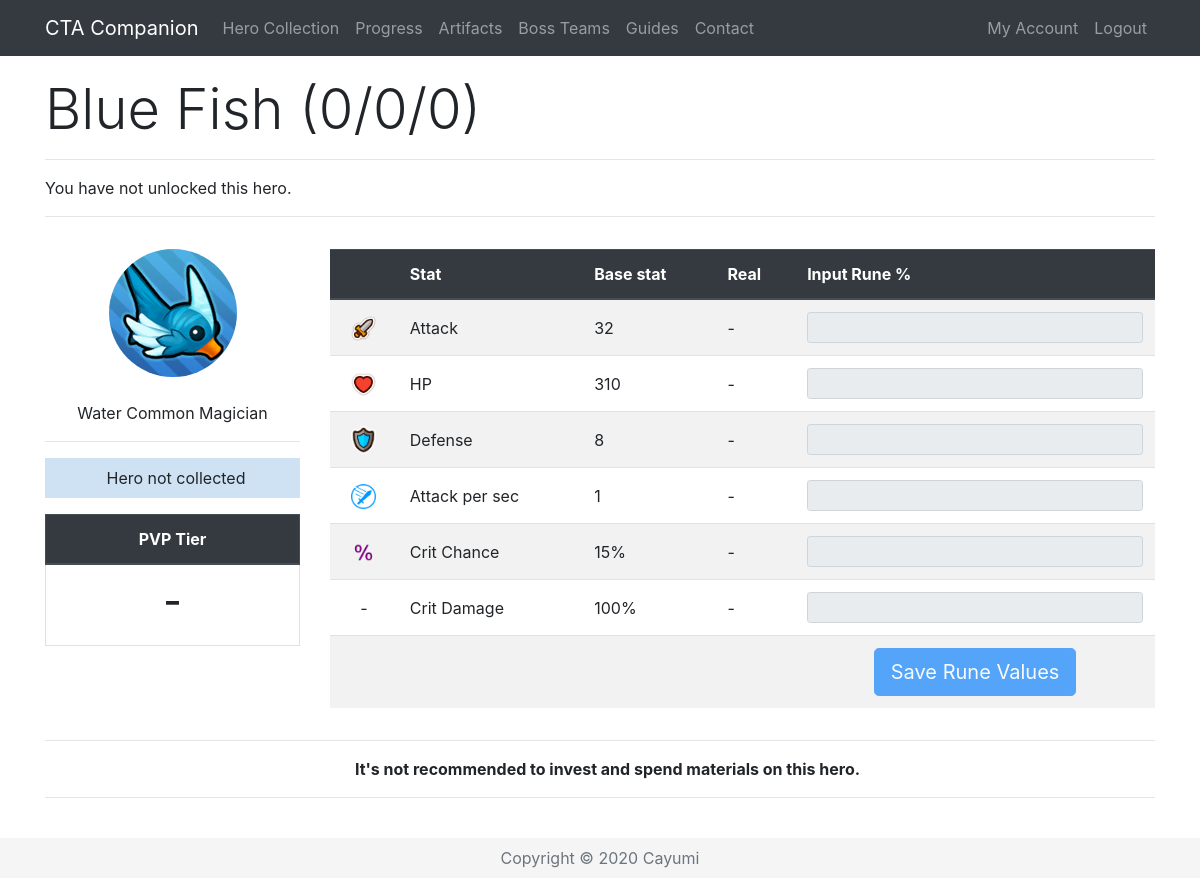
/Hero/207 (signed in), run on an earlier commit of the app's database.
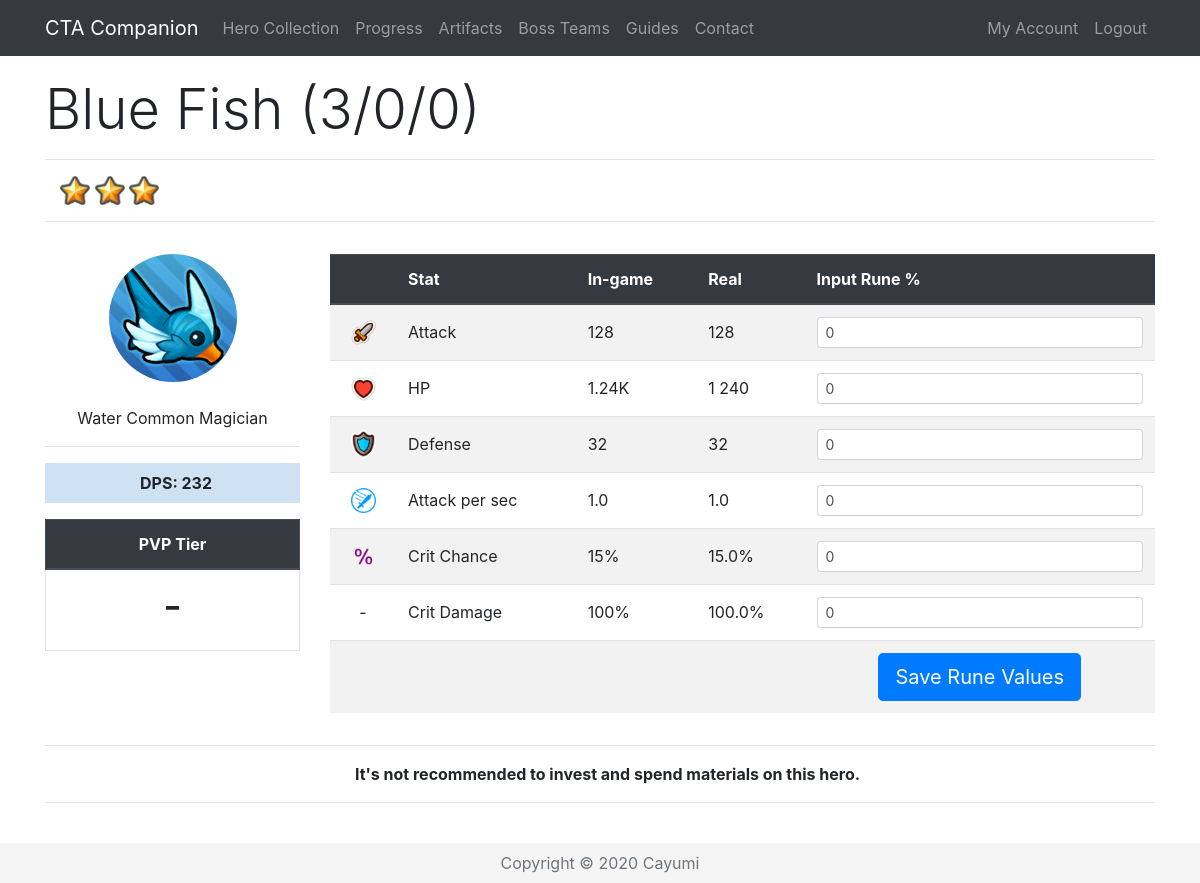
And on a later commit of the database.
### app/models.py (models this page shows, shortened)
class Base(db.Model):
    id = db.Column(db.Integer, primary_key=True)
    name = db.Column(db.String(32), index=True, unique=True)
    nameSafe = db.Column(db.String(32), index=True, unique=True)
    job = db.Column(db.String(16), index=True)
    rarity = db.Column(db.String(16), index=True)
    element = db.Column(db.String(16), index=True)
    gender = db.Column(db.String(16), index=True)
    crusher = db.Column(db.Integer, index=True)
    fly = db.Column(db.Integer, index=True)
    blitz = db.Column(db.Integer, index=True)
    atk = db.Column(db.Integer, index=True)
    hp = db.Column(db.Integer, index=True)
    defense = db.Column(db.Integer, index=True)
    crit = db.Column(db.Integer, index=True)
    critDmg = db.Column(db.Integer, index=True)
    movespeed = db.Column(db.Integer, index=True)
    aps = db.Column(db.Integer, index=True)
    arange = db.Column(db.Integer, index=True)
    resistance = db.Column(db.Integer, index=True)
    frenzy = db.Column(db.Integer, index=True)
    dodge = db.Column(db.Integer, index=True)
    stun = db.Column(db.Integer, index=True)
    stunTime = db.Column(db.Integer, index=True)
    aoe = db.Column(db.Integer, index=True)
    ult = db.Column(db.Integer, index=True)
    kshp = db.Column(db.Integer, index=True)
    gold = db.Column(db.Integer, index=True)
    freeze = db.Column(db.Integer, index=True)
    freezeTime = db.Column(db.Integer, index=True)
    freezeDmg = db.Column(db.Integer, index=True)
    burn = db.Column(db.Integer, index=True)
    burnTime = db.Column(db.Integer, index=True)
    burnDmg = db.Column(db.Integer, index=True)
    poison = db.Column(db.Integer, index=True)
    poisonTime = db.Column(db.Integer, index=True)
    poisonDmg = db.Column(db.Integer, index=True)
    sp2 = db.Column(db.Integer, index=True)
    sp2num = db.Column(db.Integer, index=True)
    buffElement = db.Column(db.String(16), index=True)
    buffType = db.Column(db.Integer, index=True)
    buffStat = db.Column(db.String(16), index=True)
    buff = db.Column(db.Integer, index=True)
    heroes = db.relationship('Hero', backref='baseStats', lazy='dynamic')

class Hero(db.Model):
    id = db.Column(db.Integer, primary_key=True)
    level = db.Column(db.Integer, index=True)
    awaken = db.Column(db.Integer, index=True)
    wpn = db.Column(db.Integer, index=True)
    medals = db.Column(db.Integer, index=True)
    runedAtk = db.Column(db.Integer, index=True)
    runedHp = db.Column(db.Integer, index=True)
    runedDef = db.Column(db.Integer, index=True)
    runedAps = db.Column(db.Integer, index=True)
    runedCrit = db.Column(db.Integer, index=True)
    runedCritDmg = db.Column(db.Integer, index=True)
    user_id = db.Column(db.Integer, db.ForeignKey('user.id'))
    base_id = db.Column(db.Integer, db.ForeignKey('base.id'))
    def displayStat(self, stat):
        if stat < 1000:
            return str(int(round(stat, 0)))
        elif stat > 1000000:
            return str(round(stat/1000000, 2))+"M"
        else:
            return str(round(stat/1000, 2))+"K"
    def displayOther(self, x):
        return '{:,}'.format(x).replace(',', ' ')
    def atk(self):
        runedAttack = self.runedAtk
        base = self.baseStats.atk
        level = self.level
        awaken = self.awaken
        atk = int(base * (2 ** (level - 1)) * (1.5 ** awaken))
        runedAtk = atk + (atk * (runedAttack / 100))
        return int(runedAtk)
    def raidAtk(self, art, buff):
        runedAttack = self.runedAtk
        base = self.baseStats.atk
        level = self.level
        awaken = self.awaken
        atk = base * (2 ** (level - 1)) * (1.5 ** awaken)
        runedAtk = (atk + (atk * ((runedAttack+art) / 100))) * self.baseStats.crusher + atk * buff / 100
        return runedAtk
    def hp(self):
        runedHP = self.runedHp
        base = self.baseStats.hp
        level = self.level
        awaken = self.awaken
        hp = int(base * (2 ** (level - 1)) * (1.5 ** awaken))
        runedHP = hp + (hp * (runedHP / 100))
        return int(runedHP)
    def defense(self):
        runedDef = self.runedDef
        base = self.baseStats.defense
        level = self.level
        awaken = self.awaken
        defense = int(base * (2 ** (level - 1)) * (1.5 ** awaken))
        runedDef = defense + (defense * (runedDef / 100))
        return int(runedDef)
    def aps(self):
        runedAps = self.runedAps
        base = self.baseStats.aps
        runedAps = base + (base * (runedAps / 100))
        return runedAps
    def crit(self):
        runedCrit = self.runedCrit
        base = self.baseStats.crit
        return (base + runedCrit)/100
    def critDmg(self):
        runedDmg = self.runedCritDmg
        base = self.baseStats.critDmg
        return (base + runedDmg)/100
    def dpsSP2(self):
        sp2 = self.baseStats.sp2
        sp2num = self.baseStats.sp2num
        atk = self.atk()
        aps = self.aps()
        crit = self.crit()
        critDmg = self.critDmg()
        dps = ((atk * aps * (1-crit)) + (atk * aps * crit * (1+critDmg))) * (6 + sp2 * sp2num)/7
        dps = int(round(dps))
        return '{:,}'.format(dps).replace(',', ' ')

### app/routes.py (the view, shortened to what this page needs)
@app.route('/Hero/<heroid>', methods=["GET", "POST"])
@login_required
def hero(heroid):
    user = User.query.join(Hero).filter(Hero.id == heroid)
    selectedHero = Hero.query.get(heroid)
    if request.method == "GET":
        return render_template('hero.html', selectedHero=selectedHero, title=selectedHero.baseStats.name, user=user,
                               heroDict=heroDict)

### app/templates/hero.html (shortened to what this page needs)
{% extends "base.html" %}
{% block content %}
{% if user[0] == current_user %}
{% set current = selectedHero.baseStats.nameSafe %}
 <div class="row pt-3">
    <div class="col-lg-12">
      <h1 class="display-4">{{ selectedHero.baseStats.name }} ({{ selectedHero.level }}/{{ selectedHero.awaken }}/{{ selectedHero.wpn }}) </h1>
      <hr>
        {% if selectedHero.level > 0 %}
      <p class="instructions">
          {%for i in range(selectedHero.level - selectedHero.awaken) %}
          <img src="{{ url_for('static', filename='star.png') }}" width="30" alt="Star">
          {% endfor %}
      </p>
        {% else %}
        <p class="instruction">You have not unlocked this hero.</p>
        {% endif %}
      <hr>
    </div>
 </div>
  <div class="row align-middle">
    <div class="col-lg-3 text-center align-middle pt-3">
        <img class="img-fluid rounded-circle" src="/static/{{selectedHero.baseStats.nameSafe}}.png" alt="{{selectedHero.baseStats.name}}"><br><br>
        {{ selectedHero.baseStats.element }} {{ selectedHero.baseStats.rarity }} {{ selectedHero.baseStats.job }}<hr>
        {% if selectedHero.level > 0 %}
        <p class="instructions {{selectedHero.baseStats.element}}{{selectedHero.baseStats.rarity}}"><b>DPS: {{ selectedHero.dpsSP2() }}</b></p>
        {% else %}
        <p class="instructions {{selectedHero.baseStats.element}}{{selectedHero.baseStats.rarity}}">Hero not collected</p>
        {% endif %}
        <table class="table table-bordered">
        <thead class="thead-dark">
        <tr>
            <th colspan="2">PVP Tier</th>
        </tr>
        </thead>
        <tr>
            <td><h1>
                {% if heroDict[current] %}
                {{ heroDict[current][4] }}
                {% else %}
                -
                {% endif %}
            </h1>
            </td>
        </tr>
    </table>
      </div>
      <div class="col lg-9 pt-3">
<form action="/Hero/{{ selectedHero.id }}" method="post" novalidate>
 <table class="table table-striped">
     <thead class="thead-dark">
          <tr>
              <th>&nbsp;</th>
              <th>Stat</th>
              <th>{% if selectedHero.level > 0 %}In-game{% else %}Base stat{% endif %}</th>
              <th>Real</th>
              <th>Input Rune %</th>
          </tr>
          </thead>
              <tr class="text-left">
                  <td class="align-middle text-center"><img src="{{ url_for('static', filename='atk.png') }}" width="25" alt="Attack"></td>
                  <td class="align-middle">Attack</td>
                  {% if selectedHero.level > 0 %}
                  <td class="align-middle">{{ selectedHero.displayStat(selectedHero.atk()) }}</td>
                  <td class="align-middle">{{ selectedHero.displayOther(selectedHero.atk()) }}</td>
                  <td><input type="text" maxlength="10" class="form-control form-control-sm" id="{{ selectedHero.id }}runedAtk" value="{{ selectedHero.runedAtk }}" name="{{ selectedHero.id }}runedAtk"></td>
                  {% else %}
                  <td class="align-middle">{{ selectedHero.baseStats.atk }}</td>
                  <td class="align-middle">-</td>
                  <td><input type="text" maxlength="10" class="form-control form-control-sm" disabled></td>
                  {% endif %}
              </tr>
              <tr class="text-left">
                  <td class="align-middle text-center"><img src="{{ url_for('static', filename='hp.png') }}" width="25" alt="HP"></td>
                  <td class="align-middle">HP</td>
                  {% if selectedHero.level > 0 %}
                  <td class="align-middle">{{ selectedHero.displayStat(selectedHero.hp()) }}</td>
                  <td class="align-middle">{{ selectedHero.displayOther(selectedHero.hp()) }}</td>
                  <td><input type="text" maxlength="10" class="form-control form-control-sm" id="{{ selectedHero.id }}runedHp" value="{{ selectedHero.runedHp }}" name="{{ selectedHero.id }}runedHp" onkeypress="return isNumber9(event)"></td>
                  {% else %}
                  <td class="align-middle">{{ selectedHero.baseStats.hp }}</td>
                  <td class="align-middle">-</td>
                  <td><input type="text" maxlength="10" class="form-control form-control-sm" disabled></td>
                  {% endif %}
              </tr>
              <tr class="text-left">
                  <td class="align-middle text-center"><img src="{{ url_for('static', filename='def.png') }}" width="25" alt="Defense"></td>
                  <td class="align-middle">Defense</td>
                  {% if selectedHero.level > 0 %}
                  <td class="align-middle">{{ selectedHero.displayStat(selectedHero.defense()) }}</td>
                  <td class="align-middle">{{ selectedHero.defense() }}</td>
                  <td><input type="text" maxlength="10" class="form-control form-control-sm" id="{{ selectedHero.id }}runedDef" value="{{ selectedHero.runedDef }}" name="{{ selectedHero.id }}runedDef" onkeypress="return isNumber9(event)"></td>
                  {% else %}
                  <td class="align-middle">{{ selectedHero.baseStats.defense }}</td>
                  <td class="align-middle">-</td>
                  <td><input type="text" maxlength="10" class="form-control form-control-sm" disabled></td>
                  {% endif %}
              </tr>
              <tr class="text-left">
                  <td class="align-middle text-center"><img src="{{ url_for('static', filename='aps.png') }}" width="25" alt="APS"></td>
                  <td class="align-middle">Attack per sec</td>
                  {% if selectedHero.level > 0 %}
                  <td class="align-middle">{{ selectedHero.aps()|round(2, 'common' ) }}</td>
                  <td class="align-middle">{{ selectedHero.aps() }}</td>
                  <td><input type="text" maxlength="10" class="form-control form-control-sm" id="{{ selectedHero.id }}runedAps" value="{{ selectedHero.runedAps }}" name="{{ selectedHero.id }}runedAps" onkeypress="return isNumber9(event)"></td>
                  {% else %}
                  <td class="align-middle">{{ selectedHero.baseStats.aps }}</td>
                  <td class="align-middle">-</td>
                  <td><input type="text" maxlength="10" class="form-control form-control-sm" disabled></td>
                  {% endif %}
              </tr>
                <tr class="text-left">
                  <td class="align-middle text-center"><img src="{{ url_for('static', filename='crit.png') }}" width="25" alt="Crit Chance"></td>
                  <td class="align-middle">Crit Chance</td>
                  {% if selectedHero.level > 0 %}
                  <td class="align-middle">{{ (selectedHero.crit()*100)|round|int }}%</td>
                  <td class="align-middle">{{ selectedHero.crit()*100 }}% </td>
                  <td><input type="text" maxlength="10" class="form-control form-control-sm" id="{{ selectedHero.id }}runedCrit" value="{{ selectedHero.runedCrit }}" name="{{ selectedHero.id }}runedCrit" onkeypress="return isNumber9(event)"></td>
                  {% else %}
                  <td class="align-middle">{{ selectedHero.baseStats.crit }}%</td>
                  <td class="align-middle">-</td>
                  <td><input type="text" maxlength="10" class="form-control form-control-sm" disabled></td>
                  {% endif %}
                </tr>
              <tr class="text-left">
                  <td class="align-middle text-center">-</td>
                  <td class="align-middle">Crit Damage</td>
                  {% if selectedHero.level > 0 %}
                  <td class="align-middle">{{ ((selectedHero.critDmg())*100)|round|int }}%</td>
                  <td class="align-middle">{{ (selectedHero.critDmg()*100)|round(2, 'common') }}%</td>
                  <td><input type="text" maxlength="10" class="form-control form-control-sm" id="{{ selectedHero.id }}runedCritDmg" value="{{ selectedHero.runedCritDmg }}" name="{{ selectedHero.id }}runedCritDmg" onkeypress="return isNumber9(event)"></td>
                  {% else %}
                  <td class="align-middle">{{ selectedHero.baseStats.critDmg }}%</td>
                  <td class="align-middle">-</td>
                  <td><input type="text" maxlength="10" class="form-control form-control-sm" disabled></td>
                  {% endif %}
              </tr>
     <tr class="text-center">
                  <td>&nbsp;</td>
                  <td>&nbsp;</td>
                  <td>&nbsp;</td>
                  <td>&nbsp;</td>
                  {% if selectedHero.level > 0 %}
                  <td><button class="btn btn-primary btn-lg" type="submit">Save Rune Values</button></td>
                  {% else %}
                  <td><button class="btn btn-primary btn-lg" type="submit" disabled>Save Rune Values</button></td>
                  {% endif %}
              </tr>
          </table>
</form>
    </div>
      </div>
{% if heroDict[current] %}
<div class="row">
    <div class="col-lg-12 text-center">
        <hr>
        <p class="instructions">{{ heroDict[current][5] }}</p>
        <hr>
    </div>
</div>
<div class="row">
    <div class="col-lg-12 text-center">
      <table class="table table-bordered">
          <thead class="thead-dark">
          <tr>
              <th colspan="5">How to rune</th>
          </tr>
          </thead>
          <tr class="table-secondary align-middle">
              <td>&nbsp;</td>
              <td width="18%">Rune Set</td>
              <td>Primary</td>
              <td>Secondary</td>
              <td>Notes</td>
          </tr>
          <tr class="align-middle">
              <td class="align-middle">PVP</td>
              <td class="align-middle">
                  {% for i in heroDict[current][0] %}
                  <img class="img-fluid" src="/static/{{i}}.png" alt="{{i}}" name="{{i}}" width="25">
                  {% endfor %}
              </td>
              <td class="align-middle">{{ heroDict[current][1] }}</td>
              <td class="align-middle">{{ heroDict[current][2] }}</td>
              <td class="align-middle">{{ heroDict[current][3] }}</td>
          </tr>
{% if heroDict[current][6] %}
            <tr>
              <td class="align-middle">PVE</td>
              <td class="align-middle">
                  {% for i in heroDict[current][6] %}
                  <img class="img-fluid" src="/static/{{i}}.png" alt="{{i}}" name="{{i}}" width="25">
                  {% endfor %}
              </td>
              <td class="align-middle">{{ heroDict[current][7] }}</td>
              <td class="align-middle">{{ heroDict[current][8] }}</td>
              <td class="align-middle">{{ heroDict[current][9] }}</td>
          </tr>
{% endif %}
      </table>
    </div>
</div>
{% else %}
<div class="row">
    <div class="col-lg-12 text-center">
        <hr>
        <p class="instructions"><b>It's not recommended to invest and spend materials on this hero.</b></p>
        <hr>
    </div>
</div>
{% endif %}
<br>
{% endif %}
{% endblock %}

What changed in the data, as far as the page shows it:
changed through a linked row, Base "Blue Fish": dpsSP2 (not shown) → "232"; baseStats.atk "32" → (not shown); baseStats.hp "310" → (not shown); baseStats.defense "8" → (not shown); baseStats.aps "1" → (not shown); baseStats.crit "15" → (not shown); baseStats.critDmg "100" → (not shown)
changed Hero: level "0" → "3"; displayStat (not shown) → "128"; displayOther (not shown) → "128"; runedAtk (not shown) → "0"; displayStat (not shown) → "1.24K"; displayOther (not shown) → "1 240"; runedHp (not shown) → "0"; displayStat (not shown) → "32"; defense (not shown) → "32"; runedDef (not shown) → "0"; aps (not shown) → "1.0"; runedAps (not shown) → "0"; (selectedHero.crit()*100)|round|int (not shown) → "15"; selectedHero.crit()*100 (not shown) → "15.0"; runedCrit (not shown) → "0"; ((selectedHero.critDmg())*100)|round|int (not shown) → "100"; (selectedHero.critDmg()*100)|round(2,'common') (not shown) → "100.0"; runedCritDmg (not shown) → "0"
Also different on the page:
text no longer shown: "You have not unlocked this hero. Hero not collected Base stat - - - - - -"
text now shown: "DPS: In-game"
